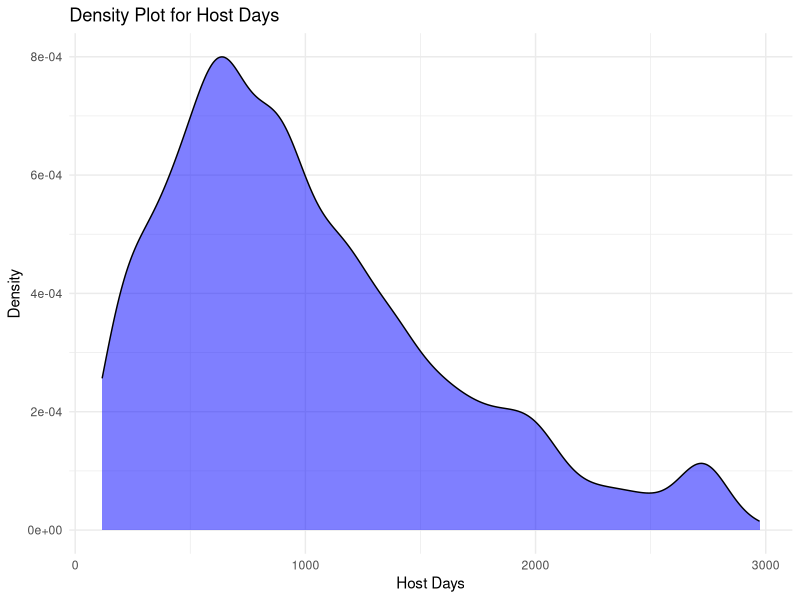
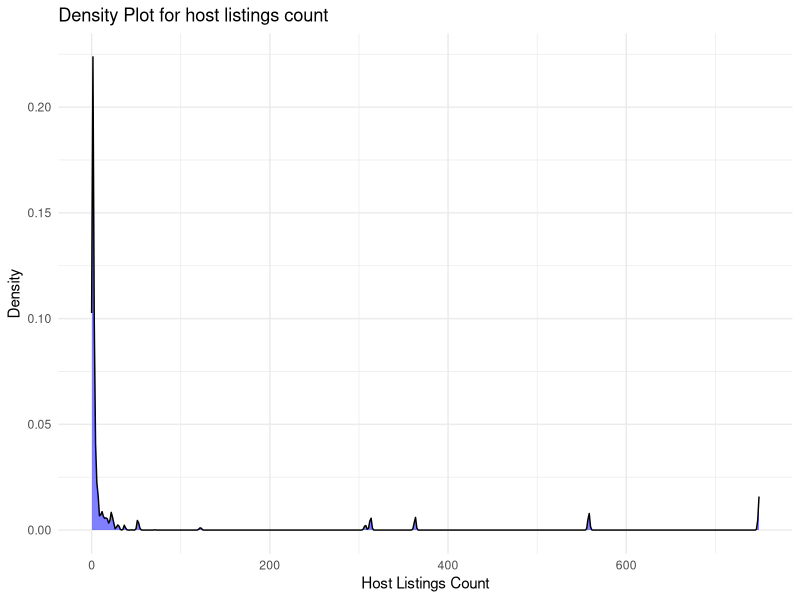
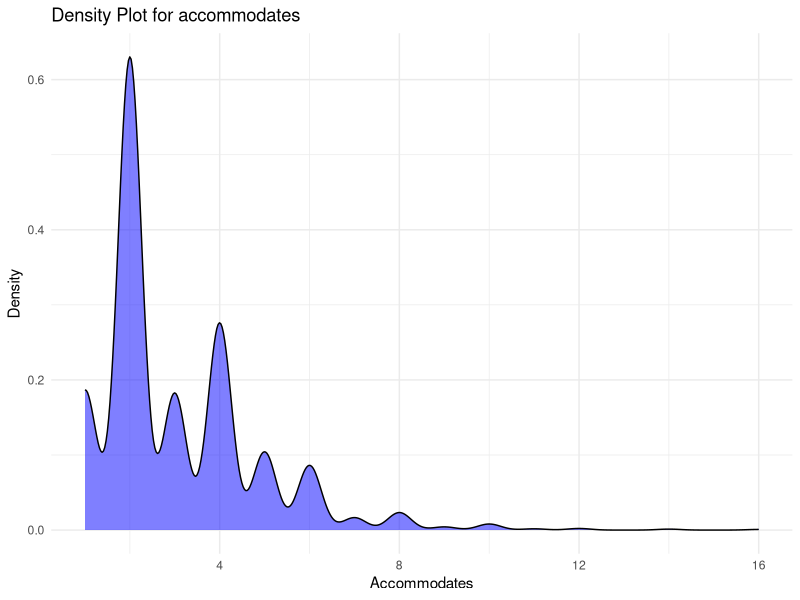
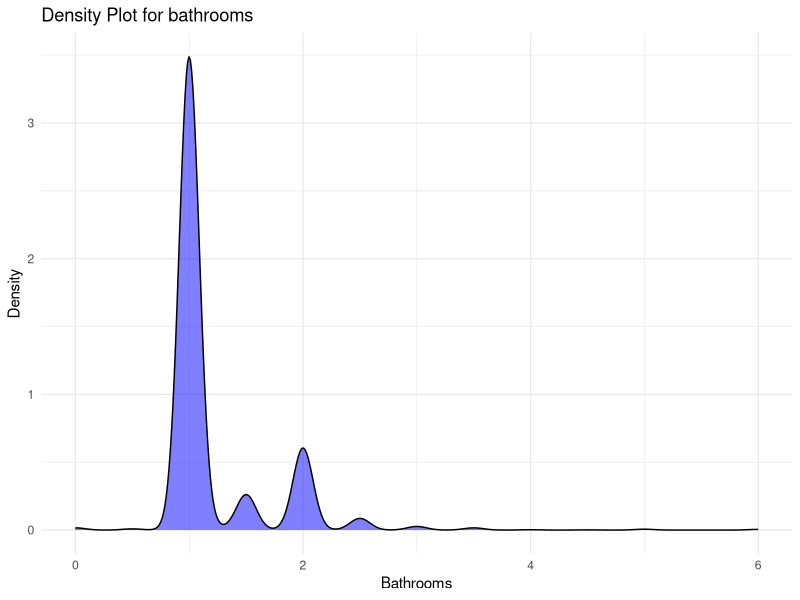
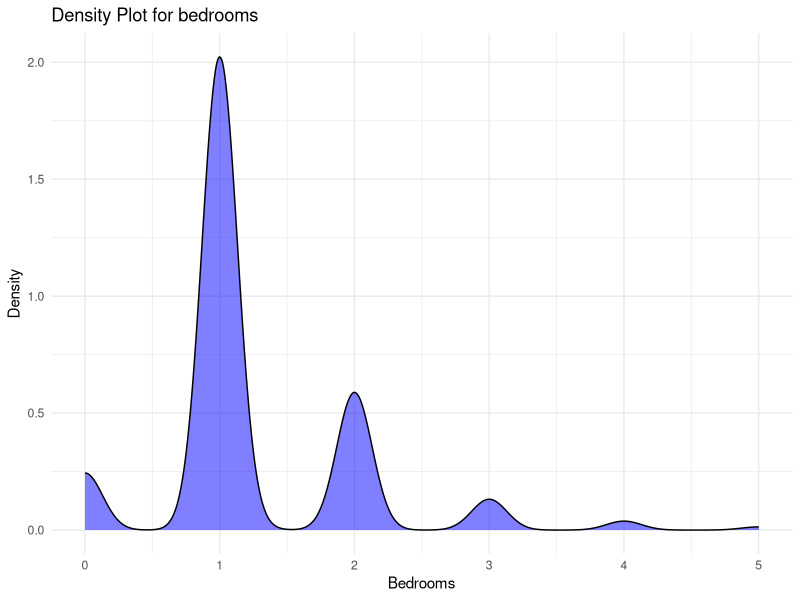
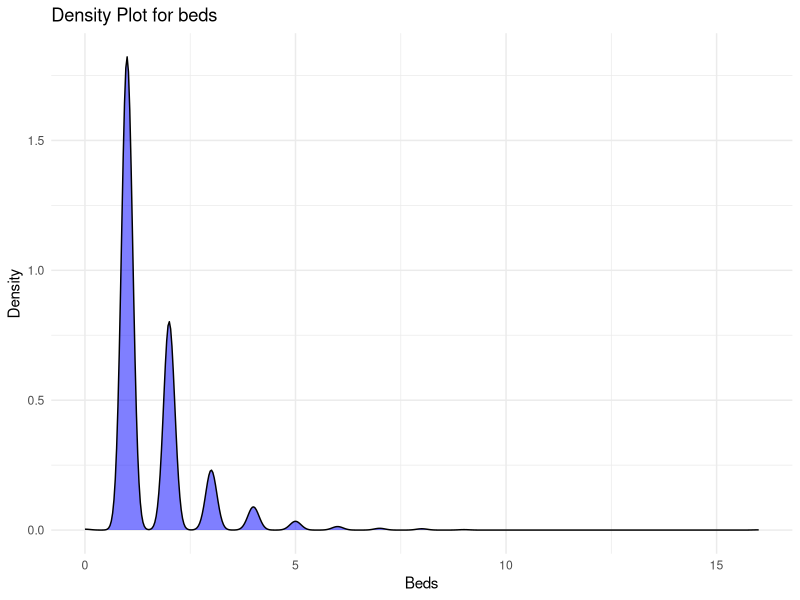
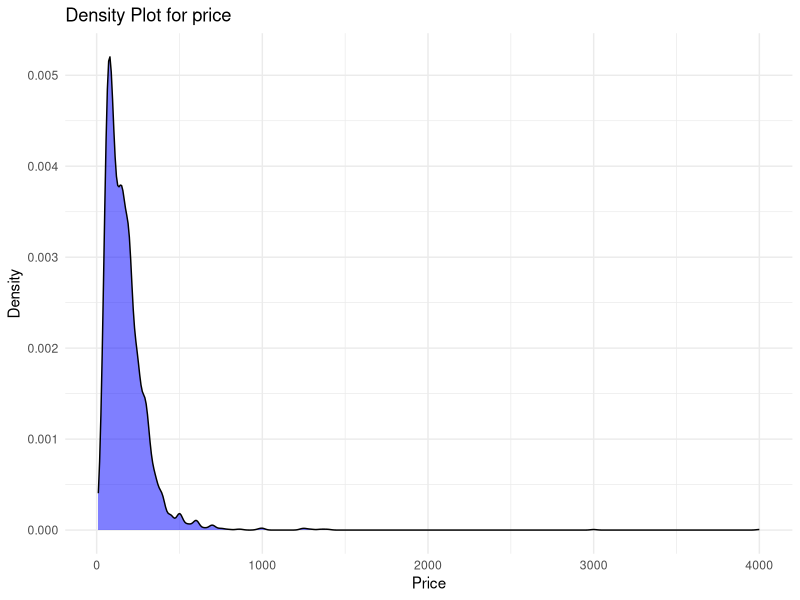
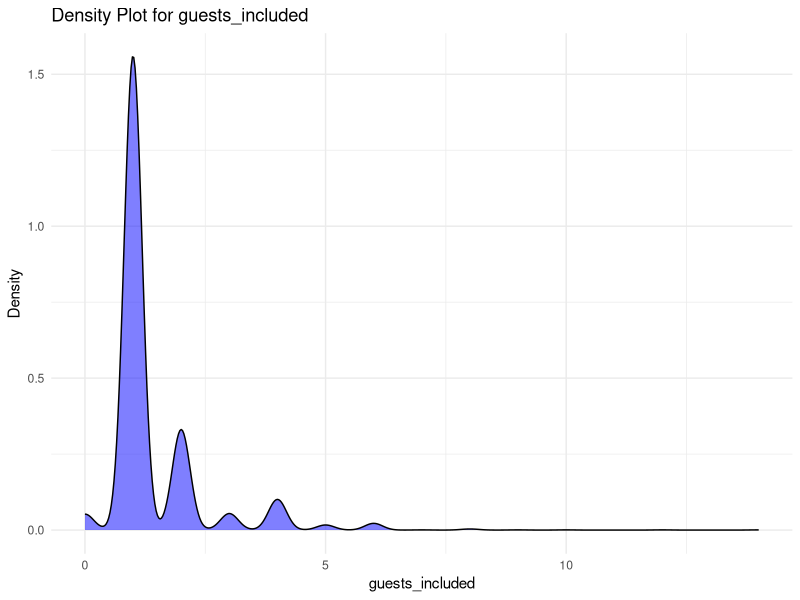

Reproduce these figures in R, in order.
library(readr)
library(corrplot)
library(ggplot2)
 
# Read the dataset
airbnb <- read_csv("airbnb.csv")

# Number of missing values by field
colSums(is.na(airbnb))

# Check data type 
str(airbnb)



############## CHECK DISTRIBUTIONS (sHAPE OF THE DISTRIBUTION) ############## 
host_days_data <- airbnb$host_days
ggplot(airbnb, aes(x = host_days_data)) +
  geom_density(fill = "blue", alpha = 0.5) + 
  labs(title = "Density Plot for Host Days",
       x = "Host Days",
       y = "Density") +
  theme_minimal()
#Conclusion: skewness of host_days is still acceptable



host_listings_count_data <- airbnb$host_listings_count
ggplot(airbnb, aes(x = host_listings_count_data)) +
  geom_density(fill = "blue", alpha = 0.5) + 
  labs(title = "Density Plot for host listings count",
       x = "Host Listings Count",
       y = "Density") +
  theme_minimal()
#Conclusion: host_listings_count is skewed to the left

 
  
accommodates_data <- airbnb$accommodates
ggplot(airbnb, aes(x = accommodates_data)) +
  geom_density(fill = "blue", alpha = 0.5) + 
  labs(title = "Density Plot for accommodates",
       x = "Accommodates",
       y = "Density") +
  theme_minimal()
#Conclusion: skewness of accommodates is still acceptable


bathrooms_data <- airbnb$bathrooms
ggplot(airbnb, aes(x = bathrooms_data)) +
  geom_density(fill = "blue", alpha = 0.5) + 
  labs(title = "Density Plot for bathrooms",
       x = "Bathrooms",
       y = "Density") +
  theme_minimal()
#Conclusion: skewness of bathrooms is still acceptable


bedrooms_data <- airbnb$bedrooms
ggplot(airbnb, aes(x = bedrooms_data)) +
  geom_density(fill = "blue", alpha = 0.5) + 
  labs(title = "Density Plot for bedrooms",
       x = "Bedrooms",
       y = "Density") +
  theme_minimal()
#Conclusion: skewness of bedrooms is still acceptabl



beds_data <- airbnb$beds
ggplot(airbnb, aes(x = beds_data)) +
  geom_density(fill = "blue", alpha = 0.5) + 
  labs(title = "Density Plot for beds",
       x = "Beds",
       y = "Density") +
  theme_minimal()
#Conclusion: skewness of beds is still acceptable




price_data <- airbnb$price
ggplot(airbnb, aes(x = price_data)) +
  geom_density(fill = "blue", alpha = 0.5) + 
  labs(title = "Density Plot for price",
       x = "Price",
       y = "Density") +
  theme_minimal()
#Conclusion: price is skewed to the left




guests_included_data <- airbnb$guests_included
ggplot(airbnb, aes(x = guests_included)) +
  geom_density(fill = "blue", alpha = 0.5) + 
  labs(title = "Density Plot for guests_included",
       x = "guests_included",
       y = "Density") +
  theme_minimal()
#Conclusion: skewness of guests_included is still acceptable




extra_people_data <- airbnb$extra_people
ggplot(airbnb, aes(x = extra_people)) +
  geom_density(fill = "blue", alpha = 0.5) + 
  labs(title = "Density Plot for extra_people",
       x = "extra_people",
       y = "Density") +
  theme_minimal()
#Conclusion: skewness of extra_people is still acceptable


minimum_nights_data <- airbnb$minimum_nights
ggplot(airbnb, aes(x = minimum_nights)) +
  geom_density(fill = "blue", alpha = 0.5) + 
  labs(title = "Density Plot for minimum_nights",
       x = "minimum_nights",
       y = "Density") +
  theme_minimal()
#Conclusion: minimum_nights is heavily skewed to the left




reviews_per_month_data <- airbnb$reviews_per_month
ggplot(airbnb, aes(x = reviews_per_month)) +
  geom_density(fill = "blue", alpha = 0.5) + 
  labs(title = "Density Plot for reviews_per_month",
       x = "reviews_per_month",
       y = "Density") +
  theme_minimal()
#Conclusion: skewness of reviews_per_month is still acceptable















